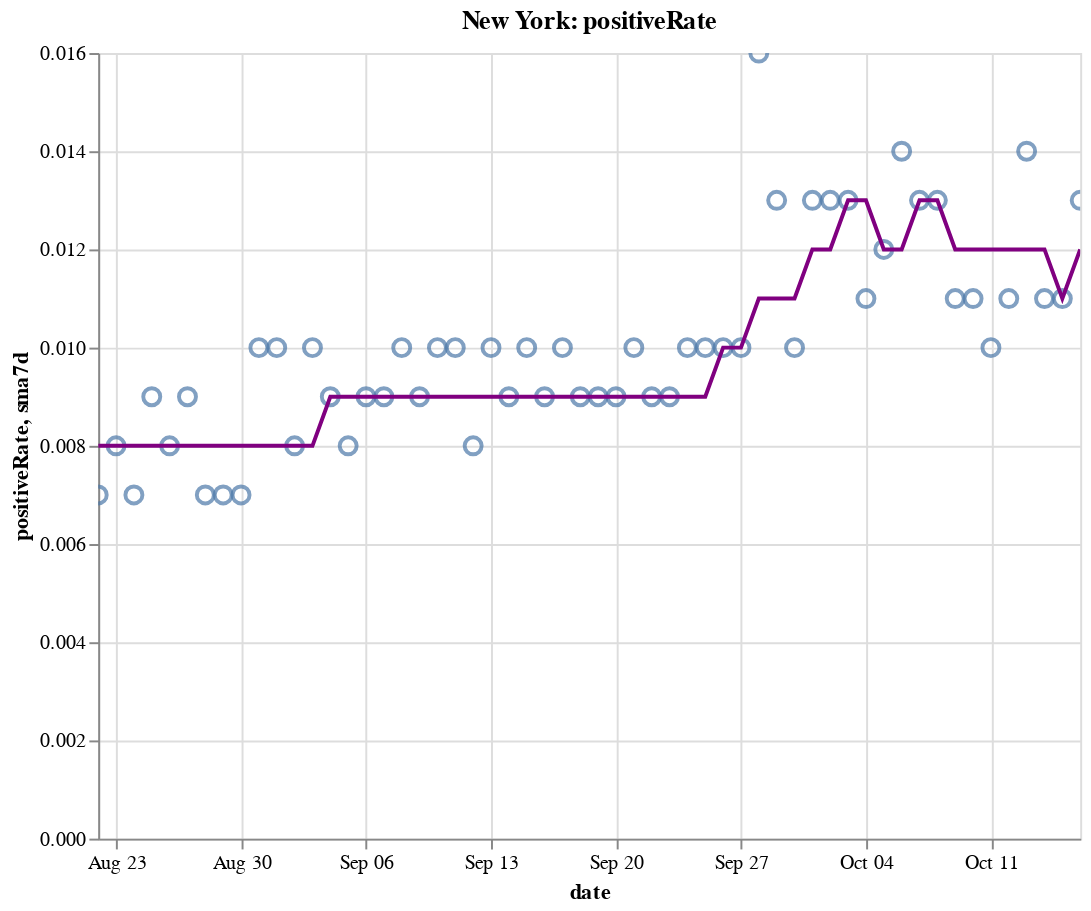

The notebook cell saved with this chart:
### Code cell
create_plot(ny, 'positiveRate')

### Figure 1 — Vega-Lite specification as saved in the notebook (floating-point values rounded to 4 significant figures)
{"config": {"view": {"continuousWidth": 400, "continuousHeight": 300}}, "layer": [{"layer": [{"mark": {"type": "point", "size": 75}, "encoding": {"tooltip": [{"type": "temporal", "field": "date"}, {"type": "quantitative", "field": "positiveRate"}, {"type": "quantitative", "field": "sma7d"}], "x": {"type": "temporal", "field": "date"}, "y": {"type": "quantitative", "field": "positiveRate"}}, "selection": {"selector010": {"type": "interval", "bind": "scales", "encodings": ["x", "y"]}}}, {"mark": {"type": "line", "color": "purple"}, "encoding": {"x": {"type": "temporal", "field": "date"}, "y": {"type": "quantitative", "field": "sma7d"}}}]}, {"mark": {"type": "rule", "color": "#aaa"}, "encoding": {"x": {"type": "temporal", "field": "date"}}, "transform": [{"filter": {"selection": "selector009"}}]}, {"mark": "circle", "encoding": {"opacity": {"condition": {"value": 1, "selection": "selector009"}, "value": 0}, "tooltip": [{"type": "temporal", "field": "date"}, {"type": "quantitative", "field": "positiveRate"}, {"type": "quantitative", "field": "sma7d"}], "x": {"type": "temporal", "field": "date"}, "y": {"type": "quantitative", "field": "positiveRate"}}, "selection": {"selector009": {"type": "single", "encodings": ["x"], "on": "mouseover", "nearest": true, "empty": "none"}}}, {"mark": {"type": "text", "align": "left", "dx": 5, "dy": -5, "stroke": "white", "strokeWidth": 2}, "encoding": {"text": {"type": "quantitative", "field": "positiveRate"}, "tooltip": [{"type": "temporal", "field": "date"}, {"type": "quantitative", "field": "positiveRate"}, {"type": "quantitative", "field": "sma7d"}], "x": {"type": "temporal", "field": "date"}, "y": {"type": "quantitative", "field": "positiveRate"}}, "transform": [{"filter": {"selection": "selector009"}}]}, {"mark": {"type": "text", "align": "left", "dx": 5, "dy": -5}, "encoding": {"text": {"type": "quantitative", "field": "positiveRate"}, "tooltip": [{"type": "temporal", "field": "date"}, {"type": "quantitative", "field": "positiveRate"}, {"type": "quantitative", "field": "sma7d"}], "x": {"type": "temporal", "field": "date"}, "y": {"type": "quantitative", "field": "positiveRate"}}, "transform": [{"filter": {"selection": "selector009"}}]}], "data": {"name": "data-196451bfb88daa51b3c805b98ba73aec"}, "height": 400, "title": "New York: positiveRate", "width": 500, "$schema": "https://vega.github.io/schema/vega-lite/v4.8.1.json", "datasets": {"data-196451bfb88daa51b3c805b98ba73aec": [{"date": "2020-08-22T00:00:00", "totalTestResultsIncrease": 94850.0, "positiveIncrease": 653.0, "death": 25280.0, "deathIncrease": 4.0, "positiveRate": 0.007, "state": "New York", "sma7d": 0.008}, {"date": "2020-08-23T00:00:00", "totalTestResultsIncrease": 74040.0, "positiveIncrease": 572.0, "death": 25290.0, "deathIncrease": 6.0, "positiveRate": 0.008, "state": "New York", "sma7d": 0.008}, {"date": "2020-08-24T00:00:00", "totalTestResultsIncrease": 62030.0, "positiveIncrease": 408.0, "death": 25300.0, "deathIncrease": 7.0, "positiveRate": 0.007, "state": "New York", "sma7d": 0.008}, {"date": "2020-08-25T00:00:00", "totalTestResultsIncrease": 67260.0, "positiveIncrease": 629.0, "death": 25300.0, "deathIncrease": 2.0, "positiveRate": 0.009, "state": "New York", "sma7d": 0.008}, {"date": "2020-08-26T00:00:00", "totalTestResultsIncrease": 71190.0, "positiveIncrease": 566.0, "death": 25300.0, "deathIncrease": 8.0, "positiveRate": 0.008, "state": "New York", "sma7d": 0.008}, {"date": "2020-08-27T00:00:00", "totalTestResultsIncrease": 83440.0, "positiveIncrease": 791.0, "death": 25310.0, "deathIncrease": 4.0, "positiveRate": 0.009, "state": "New York", "sma7d": 0.008}, {"date": "2020-08-28T00:00:00", "totalTestResultsIncrease": 97830.0, "positiveIncrease": 636.0, "death": 25310.0, "deathIncrease": 3.0, "positiveRate": 0.007, "state": "New York", "sma7d": 0.008}, {"date": "2020-08-29T00:00:00", "totalTestResultsIncrease": 93870.0, "positiveIncrease": 635.0, "death": 25320.0, "deathIncrease": 7.0, "positiveRate": 0.007, "state": "New York", "sma7d": 0.008}, {"date": "2020-08-30T00:00:00", "totalTestResultsIncrease": 100000.0, "positiveIncrease": 698.0, "death": 25330.0, "deathIncrease": 8.0, "positiveRate": 0.007, "state": "New York", "sma7d": 0.008}, {"date": "2020-08-31T00:00:00", "totalTestResultsIncrease": 66240.0, "positiveIncrease": 656.0, "death": 25330.0, "deathIncrease": 1.0, "positiveRate": 0.01, "state": "New York", "sma7d": 0.008}, {"date": "2020-09-01T00:00:00", "totalTestResultsIncrease": 77000.0, "positiveIncrease": 754.0, "death": 25330.0, "deathIncrease": 3.0, "positiveRate": 0.01, "state": "New York", "sma7d": 0.008}, {"date": "2020-09-02T00:00:00", "totalTestResultsIncrease": 88450.0, "positiveIncrease": 708.0, "death": 25340.0, "deathIncrease": 5.0, "positiveRate": 0.008, "state": "New York", "sma7d": 0.008}, {"date": "2020-09-03T00:00:00", "totalTestResultsIncrease": 88980.0, "positiveIncrease": 889.0, "death": 25340.0, "deathIncrease": 7.0, "positiveRate": 0.01, "state": "New York", "sma7d": 0.008}, {"date": "2020-09-04T00:00:00", "totalTestResultsIncrease": 93400.0, "positiveIncrease": 864.0, "death": 25350.0, "deathIncrease": 5.0, "positiveRate": 0.009, "state": "New York", "sma7d": 0.009}, {"date": "2020-09-05T00:00:00", "totalTestResultsIncrease": 99760.0, "positiveIncrease": 801.0, "death": 25350.0, "deathIncrease": 2.0, "positiveRate": 0.008, "state": "New York", "sma7d": 0.009}, {"date": "2020-09-06T00:00:00", "totalTestResultsIncrease": 85630.0, "positiveIncrease": 729.0, "death": 25360.0, "deathIncrease": 9.0, "positiveRate": 0.009, "state": "New York", "sma7d": 0.009}, {"date": "2020-09-07T00:00:00", "totalTestResultsIncrease": 58860.0, "positiveIncrease": 520.0, "death": 25360.0, "deathIncrease": 2.0, "positiveRate": 0.009, "state": "New York", "sma7d": 0.009}, {"date": "2020-09-08T00:00:00", "totalTestResultsIncrease": 57830.0, "positiveIncrease": 557.0, "death": 25370.0, "deathIncrease": 6.0, "positiveRate": 0.01, "state": "New York", "sma7d": 0.009}, {"date": "2020-09-09T00:00:00", "totalTestResultsIncrease": 63230.0, "positiveIncrease": 576.0, "death": 25370.0, "deathIncrease": 3.0, "positiveRate": 0.009, "state": "New York", "sma7d": 0.009}, {"date": "2020-09-10T00:00:00", "totalTestResultsIncrease": 76810.0, "positiveIncrease": 757.0, "death": 25380.0, "deathIncrease": 7.0, "positiveRate": 0.01, "state": "New York", "sma7d": 0.009}, {"date": "2020-09-11T00:00:00", "totalTestResultsIncrease": 89720.0, "positiveIncrease": 880.0, "death": 25380.0, "deathIncrease": 5.0, "positiveRate": 0.01, "state": "New York", "sma7d": 0.009}, {"date": "2020-09-12T00:00:00", "totalTestResultsIncrease": 102900.0, "positiveIncrease": 849.0, "death": 25380.0, "deathIncrease": 2.0, "positiveRate": 0.008, "state": "New York", "sma7d": 0.009}, {"date": "2020-09-13T00:00:00", "totalTestResultsIncrease": 72670.0, "positiveIncrease": 725.0, "death": 25390.0, "deathIncrease": 6.0, "positiveRate": 0.01, "state": "New York", "sma7d": 0.009}, {"date": "2020-09-14T00:00:00", "totalTestResultsIncrease": 63360.0, "positiveIncrease": 583.0, "death": 25390.0, "deathIncrease": 4.0, "positiveRate": 0.009, "state": "New York", "sma7d": 0.009}, {"date": "2020-09-15T00:00:00", "totalTestResultsIncrease": 73680.0, "positiveIncrease": 766.0, "death": 25400.0, "deathIncrease": 11.0, "positiveRate": 0.01, "state": "New York", "sma7d": 0.009}, {"date": "2020-09-16T00:00:00", "totalTestResultsIncrease": 75090.0, "positiveIncrease": 652.0, "death": 25410.0, "deathIncrease": 5.0, "positiveRate": 0.009, "state": "New York", "sma7d": 0.009}, {"date": "2020-09-17T00:00:00", "totalTestResultsIncrease": 91500.0, "positiveIncrease": 896.0, "death": 25410.0, "deathIncrease": 3.0, "positiveRate": 0.01, "state": "New York", "sma7d": 0.009}, {"date": "2020-09-18T00:00:00", "totalTestResultsIncrease": 89730.0, "positiveIncrease": 790.0, "death": 25420.0, "deathIncrease": 10.0, "positiveRate": 0.009, "state": "New York", "sma7d": 0.009}, {"date": "2020-09-19T00:00:00", "totalTestResultsIncrease": 110400.0, "positiveIncrease": 986.0, "death": 25420.0, "deathIncrease": 2.0, "positiveRate": 0.009, "state": "New York", "sma7d": 0.009}, {"date": "2020-09-20T00:00:00", "totalTestResultsIncrease": 100400.0, "positiveIncrease": 862.0, "death": 25430.0, "deathIncrease": 2.0, "positiveRate": 0.009, "state": "New York", "sma7d": 0.009}, {"date": "2020-09-21T00:00:00", "totalTestResultsIncrease": 58320.0, "positiveIncrease": 573.0, "death": 25430.0, "deathIncrease": 1.0, "positiveRate": 0.01, "state": "New York", "sma7d": 0.009}, {"date": "2020-09-22T00:00:00", "totalTestResultsIncrease": 84000.0, "positiveIncrease": 754.0, "death": 25430.0, "deathIncrease": 4.0, "positiveRate": 0.009, "state": "New York", "sma7d": 0.009}, {"date": "2020-09-23T00:00:00", "totalTestResultsIncrease": 70930.0, "positiveIncrease": 665.0, "death": 25440.0, "deathIncrease": 5.0, "positiveRate": 0.009, "state": "New York", "sma7d": 0.009}, {"date": "2020-09-24T00:00:00", "totalTestResultsIncrease": 92950.0, "positiveIncrease": 955.0, "death": 25440.0, "deathIncrease": 2.0, "positiveRate": 0.01, "state": "New York", "sma7d": 0.009}, {"date": "2020-09-25T00:00:00", "totalTestResultsIncrease": 94820.0, "positiveIncrease": 908.0, "death": 25450.0, "deathIncrease": 7.0, "positiveRate": 0.01, "state": "New York", "sma7d": 0.009}, {"date": "2020-09-26T00:00:00", "totalTestResultsIncrease": 99950.0, "positiveIncrease": 1005.0, "death": 25450.0, "deathIncrease": 4.0, "positiveRate": 0.01, "state": "New York", "sma7d": 0.01}, {"date": "2020-09-27T00:00:00", "totalTestResultsIncrease": 84770.0, "positiveIncrease": 866.0, "death": 25460.0, "deathIncrease": 6.0, "positiveRate": 0.01, "state": "New York", "sma7d": 0.01}, {"date": "2020-09-28T00:00:00", "totalTestResultsIncrease": 52940.0, "positiveIncrease": 834.0, "death": 25470.0, "deathIncrease": 12.0, "positiveRate": 0.016, "state": "New York", "sma7d": 0.011}, {"date": "2020-09-29T00:00:00", "totalTestResultsIncrease": 88230.0, "positiveIncrease": 1189.0, "death": 25470.0, "deathIncrease": 2.0, "positiveRate": 0.013, "state": "New York", "sma7d": 0.011}, {"date": "2020-09-30T00:00:00", "totalTestResultsIncrease": 97960.0, "positiveIncrease": 1000.0, "death": 25480.0, "deathIncrease": 9.0, "positiveRate": 0.01, "state": "New York", "sma7d": 0.011}, {"date": "2020-10-01T00:00:00", "totalTestResultsIncrease": 109200.0, "positiveIncrease": 1382.0, "death": 25490.0, "deathIncrease": 11.0, "positiveRate": 0.013, "state": "New York", "sma7d": 0.012}, {"date": "2020-10-02T00:00:00", "totalTestResultsIncrease": 119500.0, "positiveIncrease": 1598.0, "death": 25500.0, "deathIncrease": 7.0, "positiveRate": 0.013, "state": "New York", "sma7d": 0.012}, {"date": "2020-10-03T00:00:00", "totalTestResultsIncrease": 134300.0, "positiveIncrease": 1731.0, "death": 25500.0, "deathIncrease": 8.0, "positiveRate": 0.013, "state": "New York", "sma7d": 0.013}, {"date": "2020-10-04T00:00:00", "totalTestResultsIncrease": 110300.0, "positiveIncrease": 1222.0, "death": 25520.0, "deathIncrease": 14.0, "positiveRate": 0.011, "state": "New York", "sma7d": 0.013}, {"date": "2020-10-05T00:00:00", "totalTestResultsIncrease": 76400.0, "positiveIncrease": 933.0, "death": 25530.0, "deathIncrease": 8.0, "positiveRate": 0.012, "state": "New York", "sma7d": 0.012}, {"date": "2020-10-06T00:00:00", "totalTestResultsIncrease": 96360.0, "positiveIncrease": 1393.0, "death": 25540.0, "deathIncrease": 9.0, "positiveRate": 0.014, "state": "New York", "sma7d": 0.012}, {"date": "2020-10-07T00:00:00", "totalTestResultsIncrease": 108200.0, "positiveIncrease": 1360.0, "death": 25540.0, "deathIncrease": 9.0, "positiveRate": 0.013, "state": "New York", "sma7d": 0.013}, {"date": "2020-10-08T00:00:00", "totalTestResultsIncrease": 145800.0, "positiveIncrease": 1836.0, "death": 25560.0, "deathIncrease": 10.0, "positiveRate": 0.013, "state": "New York", "sma7d": 0.013}, {"date": "2020-10-09T00:00:00", "totalTestResultsIncrease": 139300.0, "positiveIncrease": 1592.0, "death": 25560.0, "deathIncrease": 6.0, "positiveRate": 0.011, "state": "New York", "sma7d": 0.012}, {"date": "2020-10-10T00:00:00", "totalTestResultsIncrease": 134600.0, "positiveIncrease": 1447.0, "death": 25570.0, "deathIncrease": 8.0, "positiveRate": 0.011, "state": "New York", "sma7d": 0.012}, {"date": "2020-10-11T00:00:00", "totalTestResultsIncrease": 118300.0, "positiveIncrease": 1143.0, "death": 25570.0, "deathIncrease": 5.0, "positiveRate": 0.01, "state": "New York", "sma7d": 0.012}, {"date": "2020-10-12T00:00:00", "totalTestResultsIncrease": 91790.0, "positiveIncrease": 1029.0, "death": 25590.0, "deathIncrease": 13.0, "positiveRate": 0.011, "state": "New York", "sma7d": 0.012}, {"date": "2020-10-13T00:00:00", "totalTestResultsIncrease": 99070.0, "positiveIncrease": 1393.0, "death": 25600.0, "deathIncrease": 11.0, "positiveRate": 0.014, "state": "New York", "sma7d": 0.012}, {"date": "2020-10-14T00:00:00", "totalTestResultsIncrease": 111700.0, "positiveIncrease": 1232.0, "death": 25600.0, "deathIncrease": 7.0, "positiveRate": 0.011, "state": "New York", "sma7d": 0.012}, {"date": "2020-10-15T00:00:00", "totalTestResultsIncrease": 133200.0, "positiveIncrease": 1460.0, "death": 25620.0, "deathIncrease": 13.0, "positiveRate": 0.011, "state": "New York", "sma7d": 0.011}, {"date": "2020-10-16T00:00:00", "totalTestResultsIncrease": 136000.0, "positiveIncrease": 1707.0, "death": 25630.0, "deathIncrease": 10.0, "positiveRate": 0.013, "state": "New York", "sma7d": 0.012}]}}
